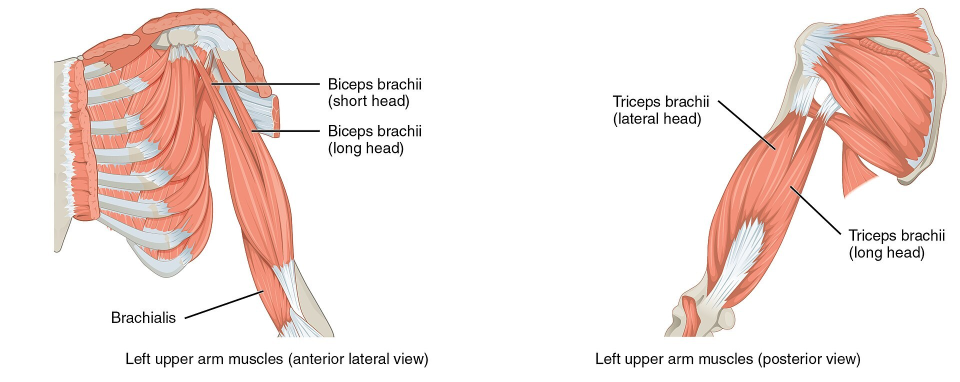
#> input picture img/arm-muscles.jpg, 1920 x 764 px (shown at 1/2 size)
$ python -i enhance.py   (imports and definitions only)
#> lines starting #> are read from the running program, lines starting #| are printed output that depends on the picture
# توضيح صور الأشعة بدون ذكاء اصطناعي: قص الحواف الفارغة، تباين موضعي خفيف (CLAHE)،
# تكبير نظيف (Lanczos) للصور الصغيرة، وتصغير الكبيرة للويب.
# الاستعمال: python3 enhance.py jobs.json out_dir
# jobs.json = [{"id": "...", "src": "path"}]  ← يطلع out_dir/<id>.jpg و out_dir/log.json
# log.json يحفظ القص والمقياس حتى تتحول نقاط التأشير القديمة: x' = (x - cx) * s
import sys, json, os
import cv2, numpy as np

LONG_MIN, LONG_MAX = 1600, 2000

def content_box(g):
    """أصغر مستطيل يحتوي الصورة الفعلية (يشيل الأشرطة السوداء/البيضاء الموحدة على الأطراف)."""
    h, w = g.shape
    def flat(v):
        return v.std() < 4 and (v.mean() < 25 or v.mean() > 235)
    t, b, l, r = 0, h, 0, w
    while t < h // 4 and flat(g[t, :]): t += 1
    while b > h * 3 // 4 and flat(g[b - 1, :]): b -= 1
    while l < w // 4 and flat(g[:, l]): l += 1
    while r > w * 3 // 4 and flat(g[:, r - 1]): r -= 1
    return l, t, r, b

def enhance(path):
#> called with path = '../img/arm-muscles.jpg'
    g = cv2.imread(path, cv2.IMREAD_GRAYSCALE)
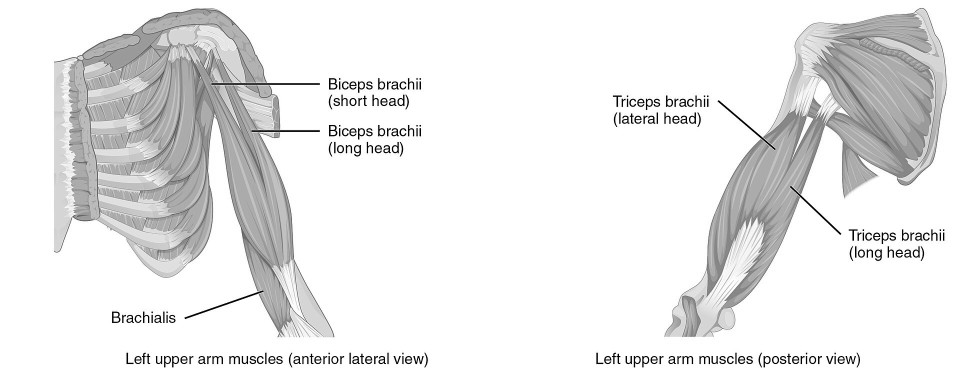
#> g: shape (764, 1920) (shown at 1/2 size); min 0, max 255, mean 233.4
    l, t, r, b = content_box(g)
#> the loop in content_box, `while t < h // 4 and flat(g[t, :]): t += 1` made 16 passes
#> after the loop in content_box, `while t < h // 4 and flat(g[t, :]): t += 1`: t = 16
#> the loop in content_box, `while b > h * 3 // 4 and flat(g[b - 1, :]): b -= 1` made 29 passes
#> b on passes 1 to 12: 763, 762, 761, 760, 759, 758, 757, 756, 755, 754, 753, 752
#> after the loop in content_box, `while b > h * 3 // 4 and flat(g[b - 1, :]): b -= 1`: b = 735
#> the loop in content_box, `while l < w // 4 and flat(g[:, l]): l += 1` made 108 passes
#> after the loop in content_box, `while l < w // 4 and flat(g[:, l]): l += 1`: l = 108
#> the loop in content_box, `while r > w * 3 // 4 and flat(g[:, r - 1]): r -= 1` made 27 passes
#> r on passes 1 to 12: 1919, 1918, 1917, 1916, 1915, 1914, 1913, 1912, 1911, 1910, 1909, 1908
#> after the loop in content_box, `while r > w * 3 // 4 and flat(g[:, r - 1]): r -= 1`: r = 1893
#> l = 108; t = 16; r = 1893; b = 735
    g = g[t:b, l:r]
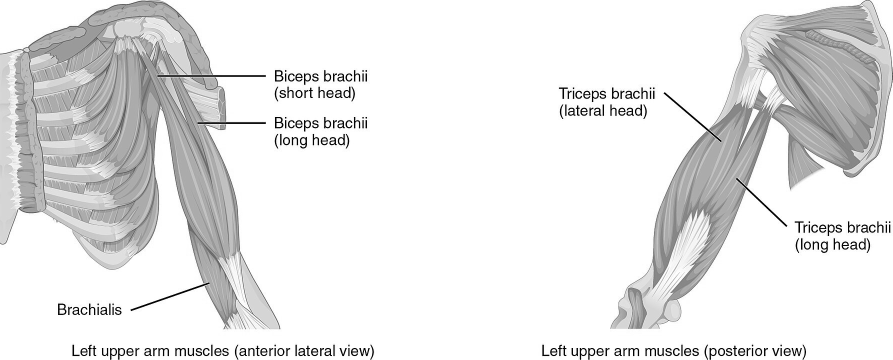
#> g: shape (719, 1785) (shown at 1/2 size); min 0, max 255, mean 230.3
    long = max(g.shape)
#> long = 1785
    s = 1.0
    if long < LONG_MIN:
        s = min(LONG_MIN / long, 3.0)
    elif long > LONG_MAX:
        s = LONG_MAX / long
    if s != 1.0:
        interp = cv2.INTER_LANCZOS4 if s > 1 else cv2.INTER_AREA
        g = cv2.resize(g, None, fx=s, fy=s, interpolation=interp)
    # تباين موضعي خفيف ممزوج بالأصل حتى يبقى الشكل طبيعي (أخف للمكبّرة لأن تشويشها يبين)
    clahe = cv2.createCLAHE(clipLimit=1.6, tileGridSize=(8, 8))
    mix = 0.4 if s > 1.3 else 0.6
    g = cv2.addWeighted(clahe.apply(g), mix, g, 1 - mix, 0)
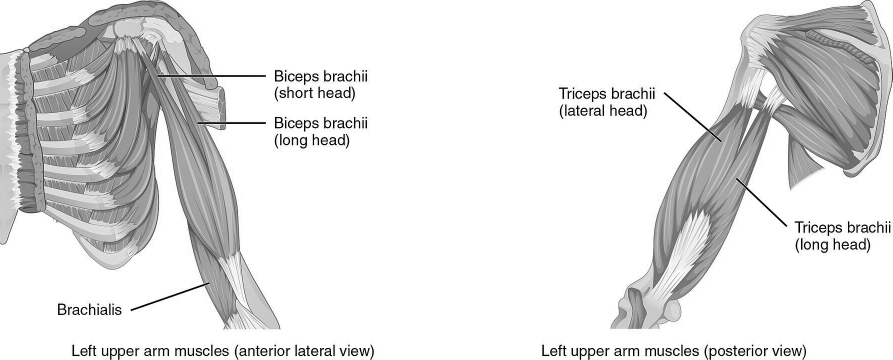
#> g: shape (719, 1785) (shown at 1/2 size); min 1, max 255, mean 226.1
    # حدة خفيفة (unsharp) — ما ننعّم بفلتر تشويش لأنه يخلي العظم شكله مرسوم
    amt = 0.2 if s > 1.3 else 0.3
    blur = cv2.GaussianBlur(g, (0, 0), 1.2 * max(s, 1))
    g = cv2.addWeighted(g, 1 + amt, blur, -amt, 0)
    return g, dict(cx=l, cy=t, s=s, w=g.shape[1], h=g.shape[0])

# [10 lines not run here, left out]

>>> result = enhance('../img/arm-muscles.jpg')

$ run again, on img/leg-bones.jpg
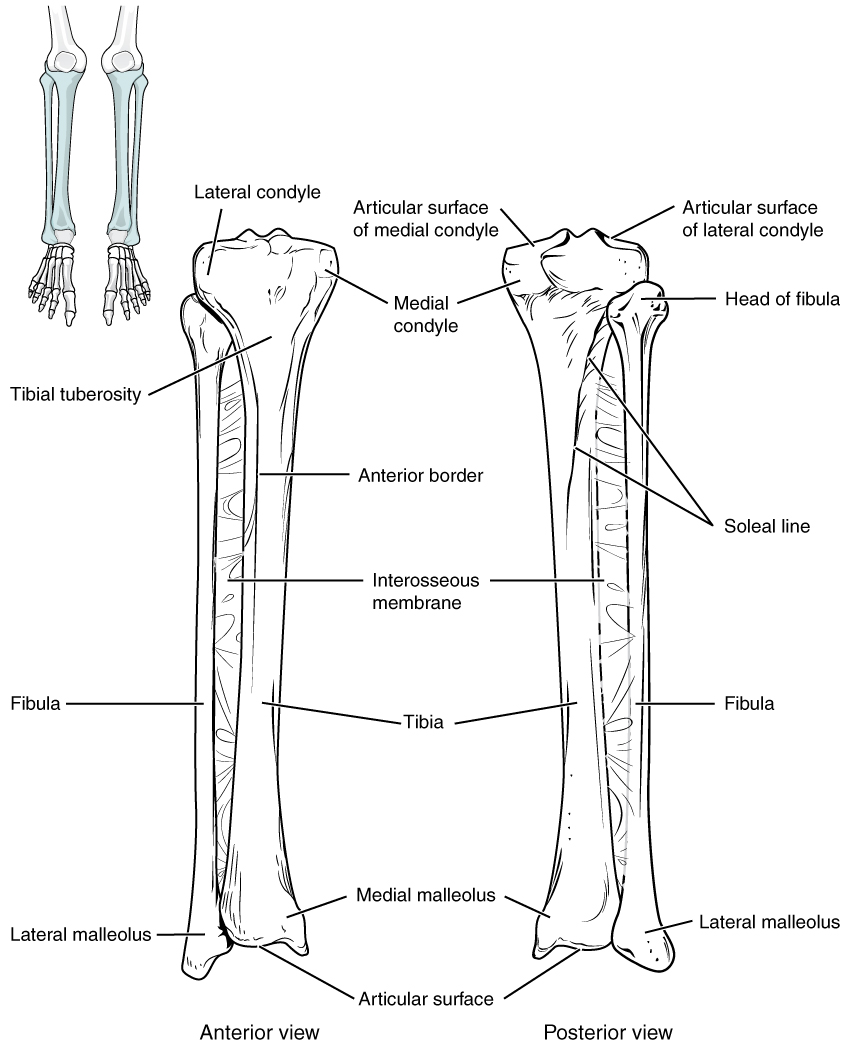
#> input picture img/leg-bones.jpg, 849 x 1046 px
#> the loop in content_box, `while t < h // 4 and flat(g[t, :]): t += 1` made 6 passes
#> after the loop in content_box, `while t < h // 4 and flat(g[t, :]): t += 1`: t = 6
#> the loop in content_box, `while b > h * 3 // 4 and flat(g[b - 1, :]): b -= 1` made 6 passes
#> b on passes 1 to 6: 1045, 1044, 1043, 1042, 1041, 1040
#> after the loop in content_box, `while b > h * 3 // 4 and flat(g[b - 1, :]): b -= 1`: b = 1040
#> the loop in content_box, `while l < w // 4 and flat(g[:, l]): l += 1` made 10 passes
#> after the loop in content_box, `while l < w // 4 and flat(g[:, l]): l += 1`: l = 10
#> the loop in content_box, `while r > w * 3 // 4 and flat(g[:, r - 1]): r -= 1` made 9 passes
#> r on passes 1 to 8: 848, 847, 846, 845, 844, 843, 842, 841
#> after the loop in content_box, `while r > w * 3 // 4 and flat(g[:, r - 1]): r -= 1`: r = 840
#> in enhance, `l, t, r, b = content_box(g)`: l = 10; t = 6; r = 840; b = 1040
#> in enhance, `g = cv2.resize(g, None, fx=s, fy=s, interpolation=interp)`:
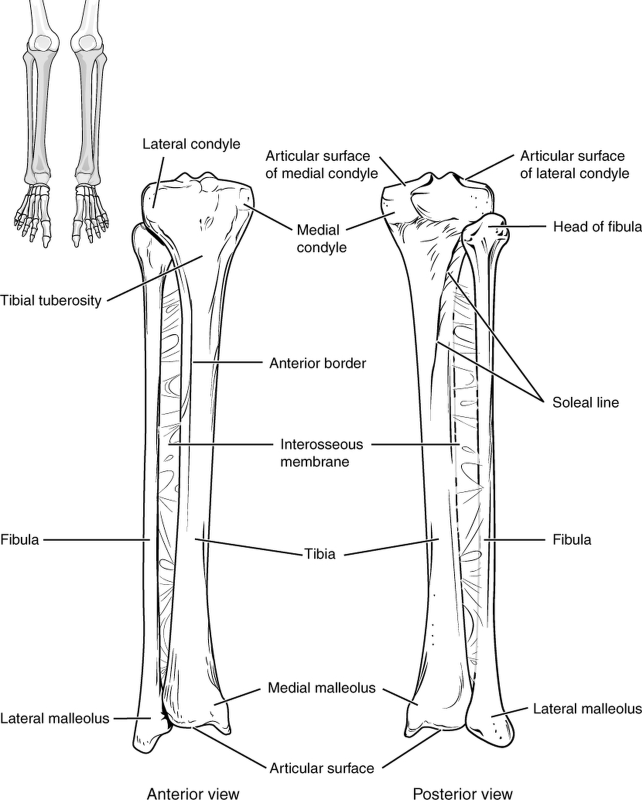
#> g: shape (1600, 1284) (shown at 1/2 size); min 0, max 255, mean 243.2
#> in enhance, `blur = cv2.GaussianBlur(g, (0, 0), 1.2 * max(s, 1))`:
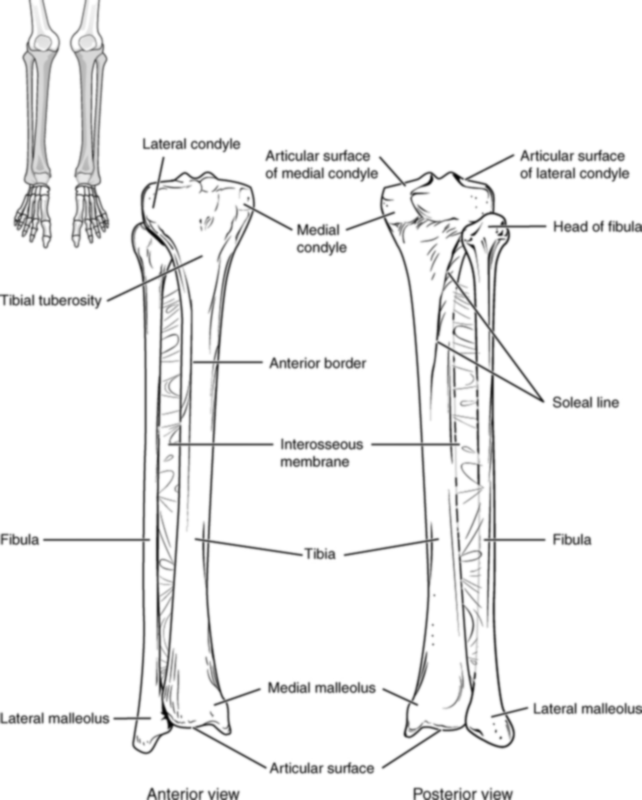
#> blur: shape (1600, 1284) (shown at 1/2 size); min 5, max 255, mean 242.9

$ run again, on img/spine-bones.jpg
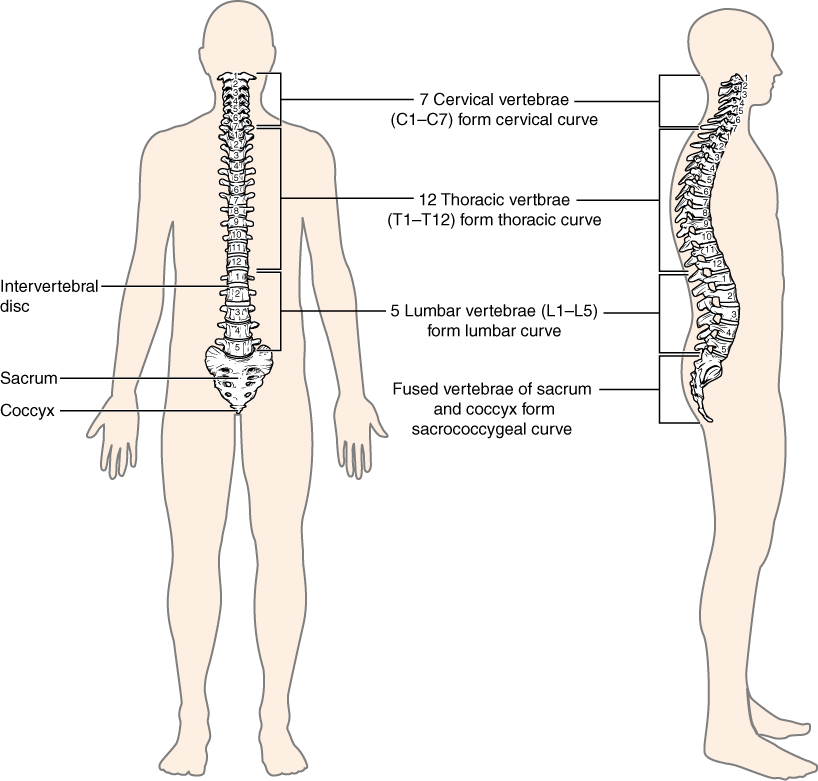
#> input picture img/spine-bones.jpg, 818 x 781 px
#> after the loop in content_box, `while t < h // 4 and flat(g[t, :]): t += 1`: t = 0
#> the loop in content_box, `while b > h * 3 // 4 and flat(g[b - 1, :]): b -= 1` made 1 pass
#> b on pass 1: 780
#> after the loop in content_box, `while b > h * 3 // 4 and flat(g[b - 1, :]): b -= 1`: b = 780
#> after the loop in content_box, `while l < w // 4 and flat(g[:, l]): l += 1`: l = 0
#> after the loop in content_box, `while r > w * 3 // 4 and flat(g[:, r - 1]): r -= 1`: r = 818
#> in enhance, `l, t, r, b = content_box(g)`: l = 0; r = 818; b = 780
#> in enhance, `g = cv2.resize(g, None, fx=s, fy=s, interpolation=interp)`:
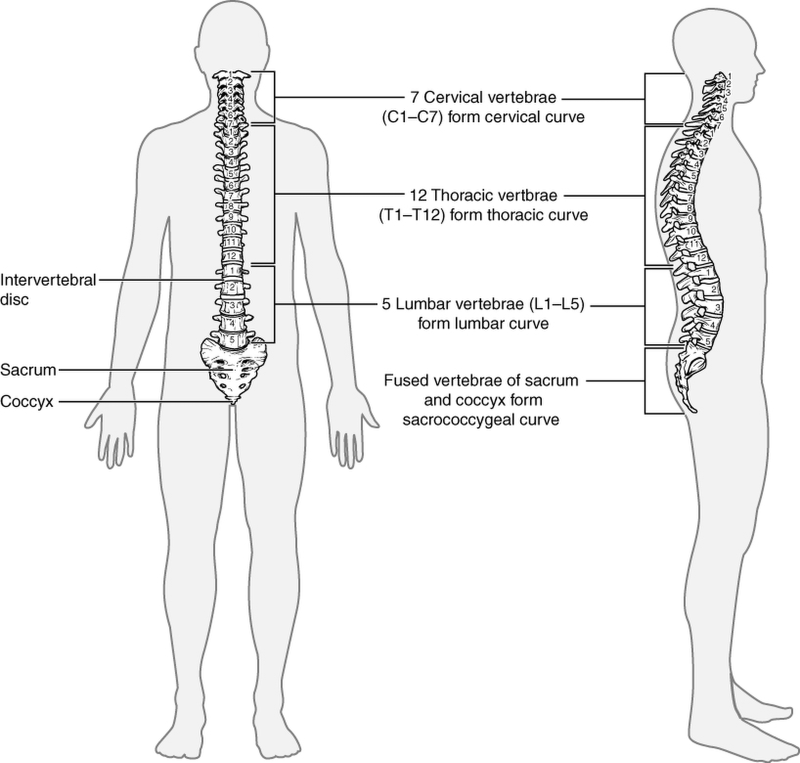
#> g: shape (1526, 1600) (shown at 1/2 size); min 0, max 255, mean 242.7
#> in enhance, `blur = cv2.GaussianBlur(g, (0, 0), 1.2 * max(s, 1))`:
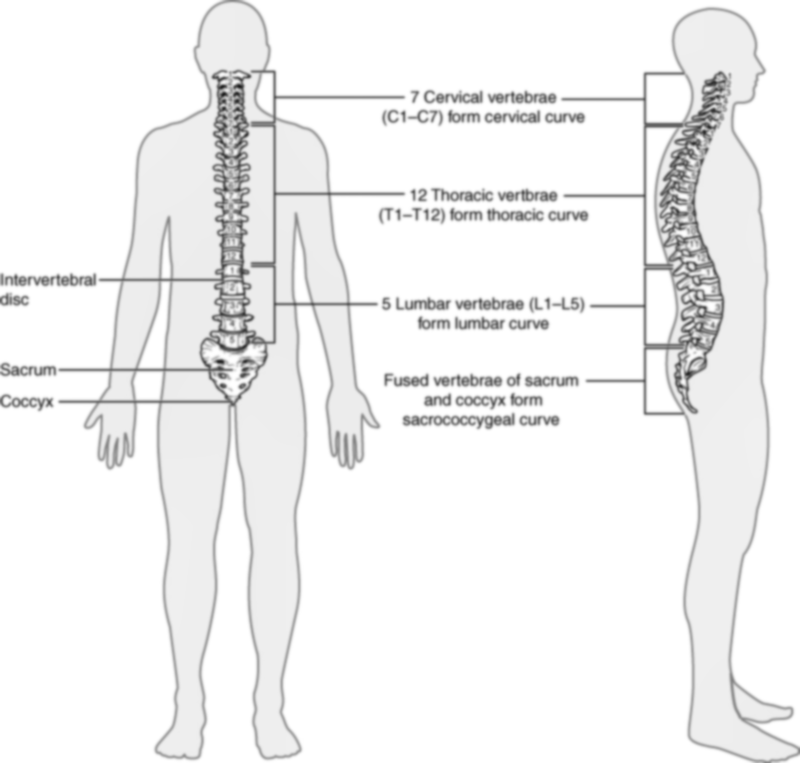
#> blur: shape (1526, 1600) (shown at 1/2 size); min 30, max 255, mean 241.5

$ run again, on img/spine-muscles.jpg
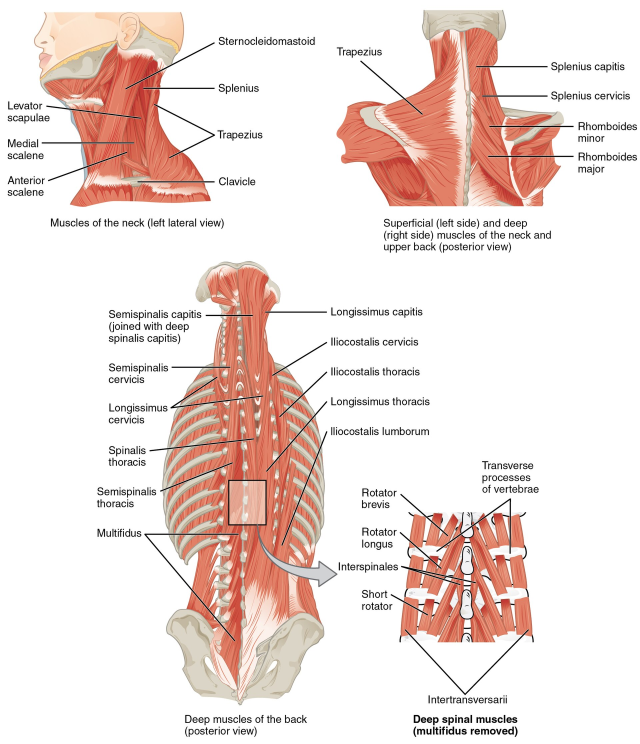
#> input picture img/spine-muscles.jpg, 1920 x 2231 px (shown at 1/3 size)
#> in enhance, `g = cv2.imread(path, cv2.IMREAD_GRAYSCALE)`:
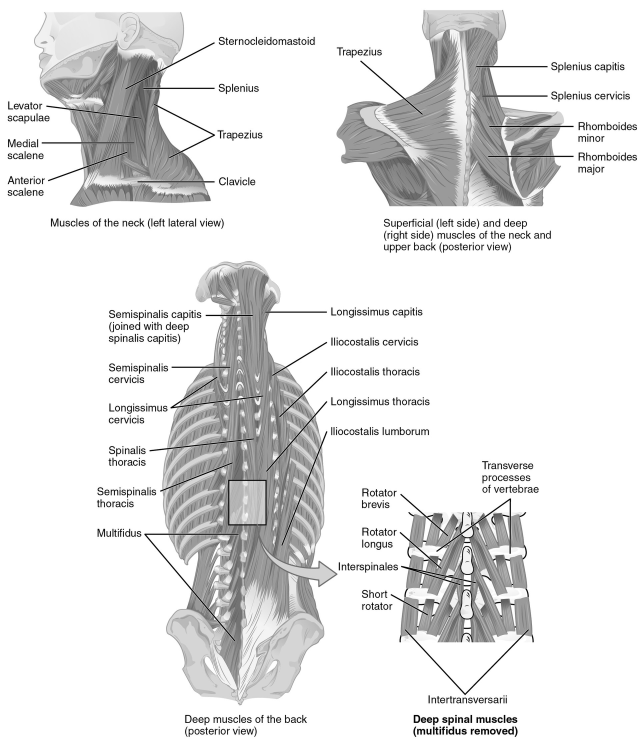
#> g: shape (2231, 1920) (shown at 1/3 size); min 0, max 255, mean 228.4
#> the loop in content_box, `while t < h // 4 and flat(g[t, :]): t += 1` made 30 passes
#> after the loop in content_box, `while t < h // 4 and flat(g[t, :]): t += 1`: t = 30
#> the loop in content_box, `while b > h * 3 // 4 and flat(g[b - 1, :]): b -= 1` made 20 passes
#> b on passes 1 to 8: 2230, 2229, 2228, 2227, 2226, 2225, 2224, 2223
#> after the loop in content_box, `while b > h * 3 // 4 and flat(g[b - 1, :]): b -= 1`: b = 2211
#> the loop in content_box, `while l < w // 4 and flat(g[:, l]): l += 1` made 23 passes
#> after the loop in content_box, `while l < w // 4 and flat(g[:, l]): l += 1`: l = 23
#> the loop in content_box, `while r > w * 3 // 4 and flat(g[:, r - 1]): r -= 1` made 9 passes
#> r on passes 1 to 8: 1919, 1918, 1917, 1916, 1915, 1914, 1913, 1912
#> after the loop in content_box, `while r > w * 3 // 4 and flat(g[:, r - 1]): r -= 1`: r = 1911
#> in enhance, `l, t, r, b = content_box(g)`: l = 23; t = 30; r = 1911; b = 2211
#> in enhance, `g = cv2.addWeighted(clahe.apply(g), mix, g, 1 - mix, 0)`:
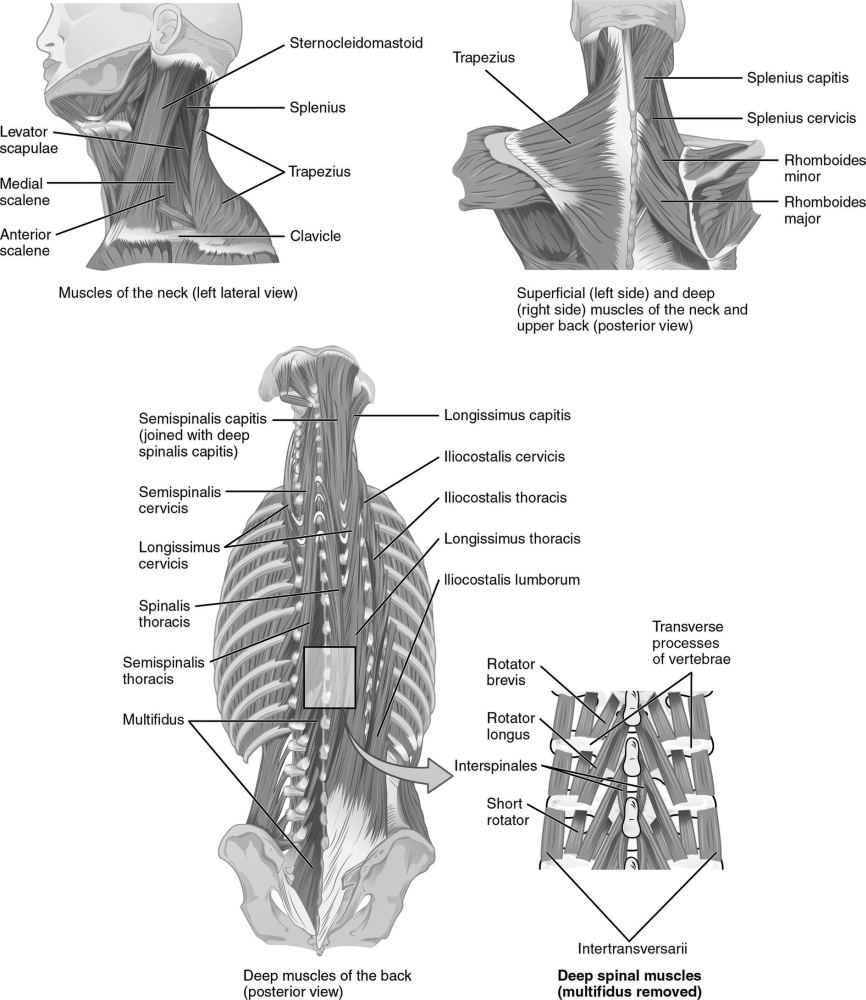
#> g: shape (2000, 1731) (shown at 1/2 size); min 0, max 255, mean 224.4
